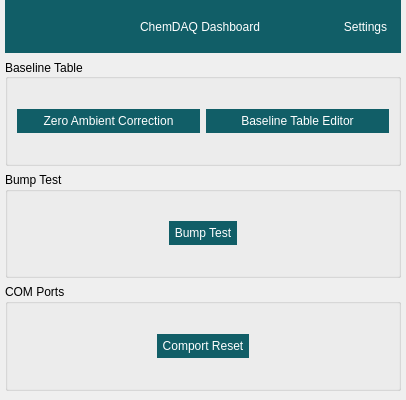
<?xml version="1.0" encoding="UTF-8"?>
<ui version="4.0">
 <class>app</class>
 <widget class="QMainWindow" name="app">
  <property name="geometry">
   <rect>
    <x>0</x>
    <y>0</y>
    <width>406</width>
    <height>400</height>
   </rect>
  </property>
  <property name="windowTitle">
   <string>Datalogger</string>
  </property>
  <property name="windowIcon">
   <iconset>
    <normaloff>../imgs/icon.ico</normaloff>../imgs/icon.ico</iconset>
  </property>
  <property name="styleSheet">
   <string notr="true">QGroupBox {
	font: bold 12pt &quot;San Serif&quot;;
}

QPushButton{
	font: bold 10pt &quot;San Serif&quot;;
	border: 0px;
	background-color: rgb(17, 94, 103);
	color: white;
	padding: 5px;
}</string>
  </property>
  <widget class="QWidget" name="centralwidget">
   <layout class="QVBoxLayout" name="verticalLayout" stretch="1,2,2,2">
    <property name="leftMargin">
     <number>5</number>
    </property>
    <property name="topMargin">
     <number>0</number>
    </property>
    <property name="rightMargin">
     <number>5</number>
    </property>
    <item>
     <widget class="QWidget" name="header" native="true">
      <property name="styleSheet">
       <string notr="true">border: 0px;
font: bold 16px &quot;San Serif&quot;;
color: white;
background-color: rgb(17, 94, 103);</string>
      </property>
      <layout class="QHBoxLayout" name="horizontalLayout">
       <item>
        <spacer name="horizontalSpacer">
         <property name="orientation">
          <enum>Qt::Horizontal</enum>
         </property>
         <property name="sizeHint" stdset="0">
          <size>
           <width>40</width>
           <height>20</height>
          </size>
         </property>
        </spacer>
       </item>
       <item>
        <widget class="QLabel" name="lbl_title">
         <property name="styleSheet">
          <string notr="true">border: 0px;
font: bold 32px &quot;San Serif&quot;;
color: white;</string>
         </property>
         <property name="text">
          <string>ChemDAQ Dashboard</string>
         </property>
        </widget>
       </item>
       <item>
        <layout class="QHBoxLayout" name="horizontalLayout_3">
         <item>
          <spacer name="horizontalSpacer_2">
           <property name="orientation">
            <enum>Qt::Horizontal</enum>
           </property>
           <property name="sizeHint" stdset="0">
            <size>
             <width>40</width>
             <height>20</height>
            </size>
           </property>
          </spacer>
         </item>
         <item>
          <widget class="QToolButton" name="btn_settings">
           <property name="text">
            <string>Settings</string>
           </property>
           <property name="icon">
            <iconset>
             <normaloff>../imgs/menu_settings.gif</normaloff>../imgs/menu_settings.gif</iconset>
           </property>
           <property name="iconSize">
            <size>
             <width>16</width>
             <height>16</height>
            </size>
           </property>
           <property name="toolButtonStyle">
            <enum>Qt::ToolButtonIconOnly</enum>
           </property>
          </widget>
         </item>
        </layout>
       </item>
      </layout>
     </widget>
    </item>
    <item>
     <widget class="QGroupBox" name="gb_baseline_table">
      <property name="styleSheet">
       <string notr="true"/>
      </property>
      <property name="title">
       <string>Baseline Table</string>
      </property>
      <property name="alignment">
       <set>Qt::AlignLeading|Qt::AlignLeft|Qt::AlignVCenter</set>
      </property>
      <layout class="QHBoxLayout" name="horizontalLayout_5">
       <item>
        <widget class="QPushButton" name="btn_zero_ambient_correction">
         <property name="text">
          <string>Zero Ambient Correction</string>
         </property>
        </widget>
       </item>
       <item>
        <widget class="QPushButton" name="btn_baseline_table_editor">
         <property name="text">
          <string>Baseline Table Editor</string>
         </property>
        </widget>
       </item>
      </layout>
     </widget>
    </item>
    <item>
     <widget class="QGroupBox" name="gb_bumptest">
      <property name="title">
       <string>Bump Test</string>
      </property>
      <layout class="QHBoxLayout" name="horizontalLayout_2">
       <item alignment="Qt::AlignHCenter">
        <widget class="QPushButton" name="btn_bumptest">
         <property name="styleSheet">
          <string notr="true"/>
         </property>
         <property name="text">
          <string>Bump Test</string>
         </property>
        </widget>
       </item>
      </layout>
     </widget>
    </item>
    <item>
     <widget class="QGroupBox" name="gb_comport_reset">
      <property name="title">
       <string>COM Ports</string>
      </property>
      <layout class="QHBoxLayout" name="horizontalLayout_4">
       <item alignment="Qt::AlignHCenter">
        <widget class="QPushButton" name="btn_comport_reset">
         <property name="text">
          <string>Comport Reset</string>
         </property>
        </widget>
       </item>
      </layout>
     </widget>
    </item>
   </layout>
  </widget>
 </widget>
 <resources/>
 <connections/>
</ui>
